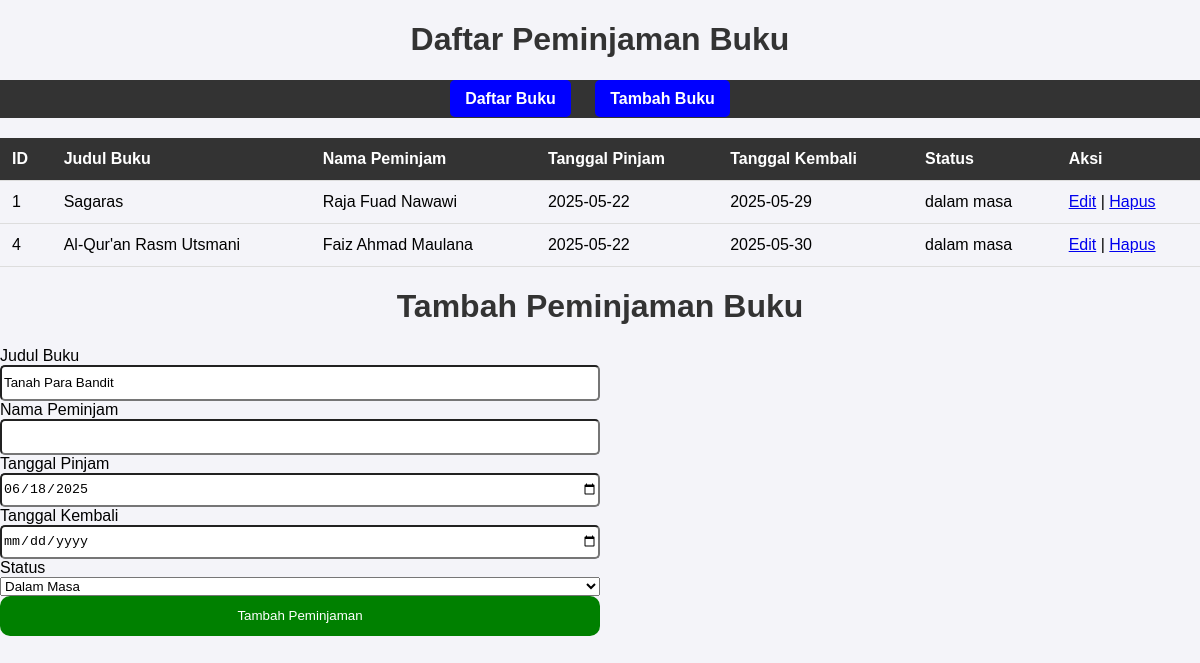
Screenshot of /peminjaman?book_id=5 with the database file from the repository.
### tables this page shows
CREATE TABLE "Peminjaman" (
	"id"	INTEGER,
	"id_buku"	INTEGER NOT NULL,
	"nama_peminjam"	TEXT NOT NULL,
	"tanggal_pinjam"	TEXT NOT NULL,
	"tanggal_kembali"	TEXT NOT NULL,
	"status"	TEXT NOT NULL,
	PRIMARY KEY("id" AUTOINCREMENT),
	FOREIGN KEY("id_buku") REFERENCES "Buku"("Id")
);

CREATE TABLE "Buku" (
	"Id"	INTEGER,
	"Judul"	TEXT,
	"Penulis"	TEXT,
	"Tahun"	INTEGER,
	PRIMARY KEY("Id" AUTOINCREMENT)
);

### app.py (the view, shortened to what this page needs)
@app.route('/peminjaman', methods=['GET', 'POST'])
def peminjaman():
    book_id = request.args.get('book_id', type=int)
    conn = get_db_connection()
    books = conn.execute('SELECT * FROM Buku').fetchall()
    selected_book = None
    if book_id:
        selected_book = conn.execute('SELECT * FROM Buku WHERE id = ?', (book_id,)).fetchone()
    peminjaman = conn.execute('''
        SELECT Peminjaman.id, Buku.judul, Peminjaman.nama_peminjam,
               Peminjaman.tanggal_pinjam, Peminjaman.tanggal_kembali, Peminjaman.status
        FROM Peminjaman
        JOIN Buku ON Peminjaman.id_buku = Buku.id
    ''').fetchall()
    current_date = date.today().isoformat()
    conn.close()
    return render_template('peminjaman.html',
                           peminjaman=peminjaman,
                           books=books,
                           selected_book=selected_book,
                           current_date=current_date)

### app.py (called while the page is built)
def get_db_connection():
    conn = sqlite3.connect('dbSqlite.db')  # pastikan nama file database sesuai
    conn.row_factory = sqlite3.Row  # Memungkinkan hasil query seperti dictionary
    print("Database Connected Successfully!")
    return conn

### Templates/peminjaman.html (shortened to what this page needs)
<!DOCTYPE html>
<html lang="id">
<head>
    <link rel="stylesheet" href="{{ url_for('static', filename='css/style.css') }}">
</head>
<body>
    <h1>Daftar Peminjaman Buku</h1>
    <nav>
        <ul>
            <li><a href="/">Daftar Buku</a></li>
            <li><a href="/add">Tambah Buku</a></li>
        </ul>
    </nav>
    <table>
        <thead>
            <tr>
                <th>ID</th>
                <th>Judul Buku</th>
                <th>Nama Peminjam</th>
                <th>Tanggal Pinjam</th>
                <th>Tanggal Kembali</th>
                <th>Status</th>
                <th>Aksi</th>
            </tr>
        </thead>
        <tbody>
            {% for pinjam in peminjaman %}
            <tr>
                <td>{{ pinjam.id }}</td>
                <td>{{ pinjam.judul }}</td>
                <td>{{ pinjam.nama_peminjam }}</td>
                <td>{{ pinjam.tanggal_pinjam }}</td>
                <td>{{ pinjam.tanggal_kembali }}</td>
                <td>{{ pinjam.status }}</td>
                <td>
                    <a href="/edit_peminjaman/{{ pinjam.id }}">Edit</a> |
                    <a href="/delete_peminjaman/{{ pinjam.id }}">Hapus</a>
                </td>
            </tr>
            {% endfor %}
        </tbody>
    </table>
    <h1>Tambah Peminjaman Buku</h1>
   <form action="{{ url_for('peminjaman') }}" method="POST">
    <label for="judul_buku">Judul Buku</label>
    <input type="text" id="judul_buku" name="judul_buku"
           value="{{ selected_book.judul if selected_book else '' }}" readonly>
    <label for="nama_peminjam">Nama Peminjam</label>
    <input type="text" id="nama_peminjam" name="nama_peminjam" required>
    <label for="tanggal_pinjam">Tanggal Pinjam</label>
    <input type="date" id="tanggal_pinjam" name="tanggal_pinjam" value="{{ current_date }}" required>
    <label for="tanggal_kembali">Tanggal Kembali</label>
    <input type="date" id="tanggal_kembali" name="tanggal_kembali" required>
    <label for="status">Status</label>
    <select id="status" name="status" required>
        <option value="dalam masa">Dalam Masa</option>
    </select>
    <button type="submit">Tambah Peminjaman</button>
</form>
</body>
</html>

### static/css/style.css (style rules this page uses)
body { font-family: Arial, sans-serif; background-color: #f4f4f9; margin: 0; padding: 0; }
nav { background-color: #333; padding: 10px 0; text-align: center; margin-bottom: 20px; }
nav ul { list-style-type: none; padding: 0; margin: 0; }
nav ul li { display: inline-block; margin-right: 20px; }
nav ul li a { text-decoration: none; color: white; font-weight: bold; padding: 10px 15px; border-radius: 5px; transition: background-color 0.3s; }
h1 { text-align: center; color: #333; }
table { width: 100%; border-collapse: collapse; margin-top: 20px; }
th, td { padding: 12px; text-align: left; border-bottom: 1px solid #ddd; }
th { background-color: #333; color: white; }
button { padding: 10px 20px; background-color: #4CAF50; color: white; border: none; border-radius: 5px; cursor: pointer; }
nav a { background-color: blue; }
form { display: flex; flex-direction: column; width: 50%; align-self: center; }
form input { height: 30px; border-radius: 5px; }
form button { height: 40px; background-color: green; color: white; border-radius: 10px; }

### rows the page displays
Peminjaman: id "1", judul "Sagaras", nama_peminjam "Raja Fuad Nawawi", tanggal_pinjam "2025-05-22", tanggal_kembali "2025-05-29", status "dalam masa"
Peminjaman: id "4", judul "Al-Qur'an Rasm Utsmani", nama_peminjam "Faiz Ahmad Maulana", tanggal_pinjam "2025-05-22", tanggal_kembali "2025-05-30", status "dalam masa"
Buku: judul_buku "Tanah Para Bandit"
